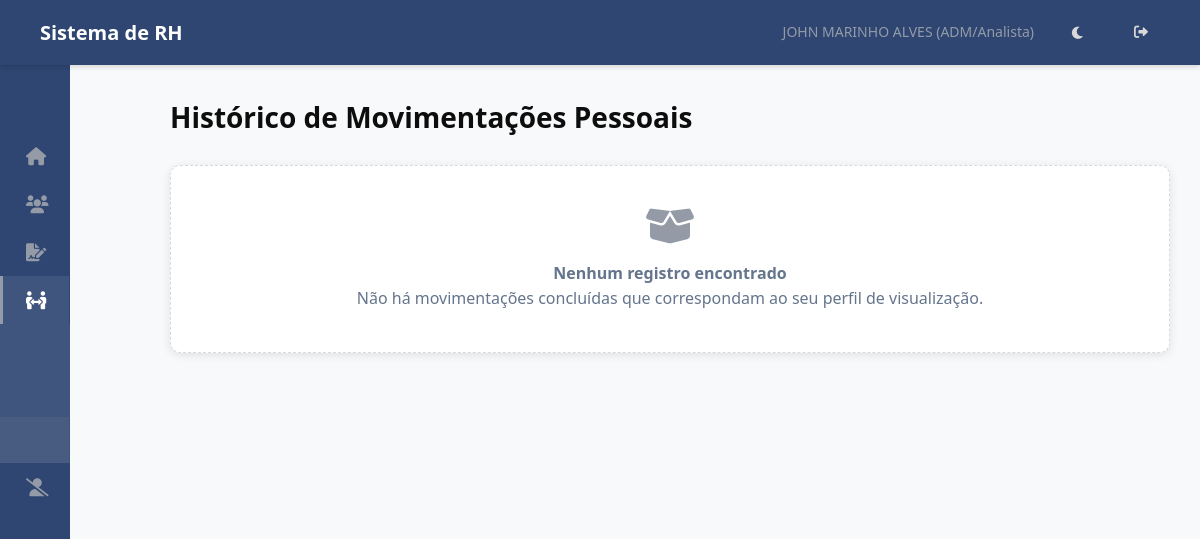
/mp/historico/ (signed in), run on an earlier commit of the app's database.
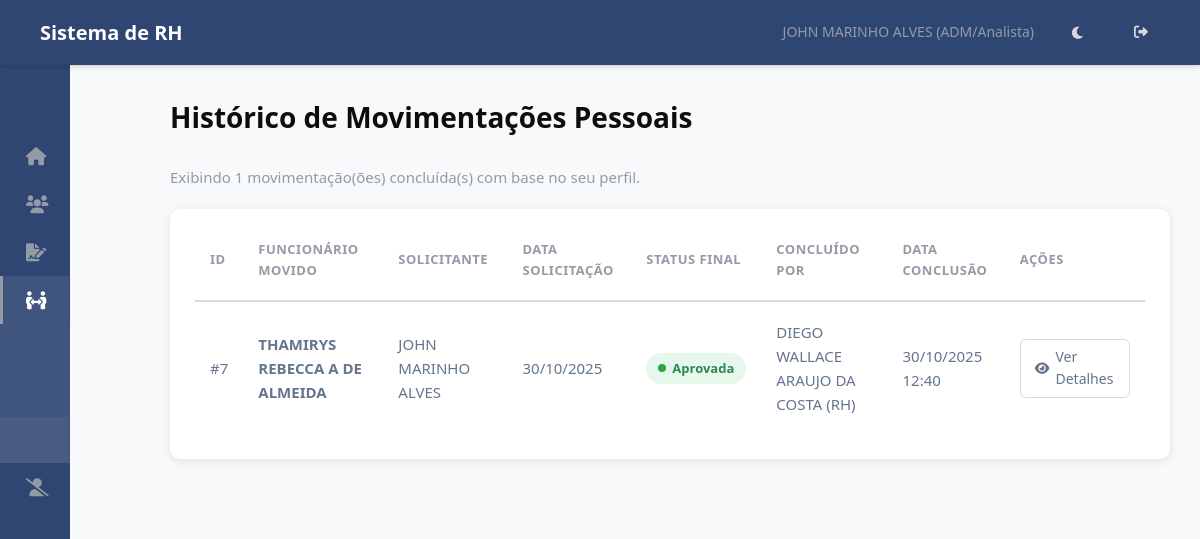
And on a later commit of the database.
### hierarquia/models.py (models this page shows, shortened)
class MovimentacaoPessoal(models.Model):
    STATUS_MP_CHOICES = [
        ('pendente_gestores', 'Pendente Gestores (Atual e Proposto)'), # Novo status inicial
        ('pendente_rh', 'Pendente RH'),
        ('aprovada', 'Aprovada'),
        ('rejeitada', 'Rejeitada'),
    ]
    solicitante = models.ForeignKey(Funcionario, on_delete=models.PROTECT, related_name='mps_solicitadas', verbose_name="Solicitante (ADM)")
    funcionario_movido = models.ForeignKey(Funcionario, on_delete=models.PROTECT, related_name='movimentacoes', verbose_name="Funcionário a ser Movido")
    criado_em = models.DateTimeField(auto_now_add=True, verbose_name="Data da Solicitação")
    atualizado_em = models.DateTimeField(auto_now=True)
    cargo_atual = models.ForeignKey(Cargo, on_delete=models.PROTECT, related_name='+', verbose_name="Cargo Atual", null=True, blank=True)
    setor_atual = models.ForeignKey(Setor, on_delete=models.PROTECT, related_name='+', verbose_name="Setor Atual", null=True, blank=True)
    salario_atual = models.DecimalField(max_digits=10, decimal_places=2, null=True, blank=True, verbose_name="Salário Atual")
    cargo_proposto = models.ForeignKey(Cargo, on_delete=models.PROTECT, related_name='+', verbose_name="Cargo Proposto")
    setor_proposto = models.ForeignKey(Setor, on_delete=models.PROTECT, related_name='+', verbose_name="Setor Proposto")
    salario_proposto = models.DecimalField(max_digits=10, decimal_places=2, null=True, blank=True, verbose_name="Salário Proposto")
    data_efetiva = models.DateField(verbose_name="Data Efetiva da Movimentação")
    justificativa = models.TextField(verbose_name="Justificativa da Movimentação")
    status = models.CharField(max_length=30, choices=STATUS_MP_CHOICES, default='pendente_gestores', verbose_name="Status da Movimentação")
    aprovador_gestor_proposto = models.ForeignKey(Funcionario, on_delete=models.SET_NULL, null=True, blank=True, related_name='mps_para_aprovar_proposto')
    aprovador_gestor_atual = models.ForeignKey(Funcionario, on_delete=models.SET_NULL, null=True, blank=True, related_name='mps_para_aprovar_atual')
    aprovador_rh = models.ForeignKey(Funcionario, on_delete=models.SET_NULL, null=True, blank=True, related_name='mps_para_aprovar_rh')
    gestor_proposto_aprovou = models.BooleanField(default=False, verbose_name="Gestor Proposto Aprovou?")
    data_aprovacao_gestor_proposto = models.DateTimeField(null=True, blank=True)
    gestor_atual_aprovou = models.BooleanField(default=False, verbose_name="Gestor Atual Aprovou?")
    data_aprovacao_gestor_atual = models.DateTimeField(null=True, blank=True)
    aprovado_por_rh = models.ForeignKey(Funcionario, on_delete=models.SET_NULL, null=True, blank=True, related_name='mps_aprovadas_rh')
    data_aprovacao_rh = models.DateTimeField(null=True, blank=True)
    rejeitado_por = models.ForeignKey(Funcionario, on_delete=models.SET_NULL, null=True, blank=True, related_name='mps_rejeitadas')
    data_rejeicao = models.DateTimeField(null=True, blank=True)
    observacao_rejeicao = models.TextField(blank=True, null=True, help_text="Motivo da rejeição.")
    class Meta:
        verbose_name = "Movimentação Pessoal"
        verbose_name_plural = "Movimentações Pessoais"
        ordering = ['-criado_em']

class Funcionario(models.Model):
    usuario = models.OneToOneField(User, on_delete=models.SET_NULL, null=True, blank=True, related_name='funcionario')
    nome = models.CharField(max_length=255)
    data_nascimento = models.DateField(blank=True, null=True)
    cpf = models.CharField(max_length=14, unique=True, validators=[cpf_validator])
    data_admissao = models.DateField()
    cargo = models.ForeignKey(Cargo, on_delete=models.PROTECT, related_name='funcionarios')
    setor_primario = models.ForeignKey(
        Setor,
        on_delete=models.PROTECT, # Protege contra exclusão de setor com funcionários
        related_name='funcionarios_primarios', # Nome para acesso reverso
        verbose_name='Setor Principal',
        null=True, # TEMPORARIAMENTE True para facilitar migração inicial, depois pode ser False
        blank=True # TEMPORARIAMENTE True
    )
    setores_responsaveis = models.ManyToManyField(
        Setor,
        related_name='responsaveis', # Permite Setor.responsaveis.all()
        blank=True, # Muitos funcionários não serão responsáveis por nenhum setor
        verbose_name='Setores Responsáveis'
    )
    centro_servico = models.ForeignKey(CentroServico, on_delete=models.SET_NULL, null=True, blank=True, related_name='funcionarios')
    ativo = models.BooleanField(default=True)
    criado_em = models.DateTimeField(auto_now_add=True)
    atualizado_em = models.DateTimeField(auto_now=True)
    class Meta:
        ordering = ['nome']
        verbose_name = 'Funcionário'
        verbose_name_plural = 'Funcionários'

### hierarquia/views.py (the view, shortened to what this page needs)
# urls.py: path('mp/historico/', views.HistoricoMPListView.as_view(), name='historico_mps'),
class HistoricoMPListView(BasePermissionMixin, ListView):
    model = MovimentacaoPessoal
    template_name = 'rh/historico_mps_list.html' # <- Vamos criar
    context_object_name = 'movimentacoes'
    paginate_by = 20
    def get_queryset(self):
        user_func = self.funcionario_logado
        if not user_func or not user_func.cargo:
            if self.request.user.is_superuser:
                 return MovimentacaoPessoal.objects.filter(status__in=['aprovada', 'rejeitada']).order_by('-criado_em')
            return MovimentacaoPessoal.objects.none()
        user_nivel = user_func.cargo.nivel
        finished_qs = MovimentacaoPessoal.objects.filter(
            status__in=['aprovada', 'rejeitada']
        )
        is_rh_dp = False
        if user_func.setor_primario:
            rh_dp_setores = ['RECURSOS HUMANOS', 'DEPARTAMENTO DE PESSOAL']
            if user_func.setor_primario.nome.upper() in [s.upper() for s in rh_dp_setores]:
                 is_rh_dp = True
        if is_rh_dp or user_nivel == 1 or self.request.user.is_superuser:
            return finished_qs.order_by('-criado_em')
        if user_nivel == 4 or user_nivel == 5:
            return finished_qs.filter(
                solicitante=user_func
            ).order_by('-criado_em')
        return MovimentacaoPessoal.objects.none()
    def get_context_data(self, **kwargs):
        context = super().get_context_data(**kwargs)
        context['titulo_pagina'] = "Histórico de Movimentações Pessoais"
        return context

### hierarquia/templatetags/rh_tags.py (called while the page is built)
@register.simple_tag
def is_rh_or_dp(funcionario):
    if funcionario and funcionario.setor_primario:
        if funcionario.setor_primario.nome.upper() in (s.upper() for s in RH_DP_SETORES):
            return True
    return False

### hierarquia/views.py (called while the page is built)
    def test_func(self):
        try:
            self.funcionario_logado = Funcionario.objects.get(usuario=self.request.user)
            return True
        except Funcionario.DoesNotExist:
            self.permission_denied_message = 'Não foi encontrado um perfil de funcionário associado ao seu usuário.'
            return False

### templates/rh/historico_mps_list.html (shortened to what this page needs)
{% extends 'base.html' %}
{% load static %}
{% block extra_css %}
    <link rel="stylesheet" href="{% static 'css/rh/historico_mps_list.css' %}">
{% endblock extra_css %}
{% block content %}
<div class="list-container">
    <div class="page-header">
        <h1>{{ titulo_pagina|default:"Histórico de Movimentações" }}</h1>
    </div>
    {% if movimentacoes %}
        <p class="text-muted">Exibindo {{ movimentacoes|length }} movimentação(ões) concluída(s) com base no seu perfil.</p>
        <div class="table-responsive">
            <table class="data-table">
                <thead>
                    <tr>
                        <th>ID</th>
                        <th>Funcionário Movido</th>
                        <th>Solicitante</th>
                        <th>Data Solicitação</th>
                        <th>Status Final</th>
                        <th>Concluído Por</th>
                        <th>Data Conclusão</th>
                        <th>Ações</th>
                    </tr>
                </thead>
                <tbody>
                    {% for mp in movimentacoes %}
                    <tr>
                        <td>#{{ mp.id }}</td>
                        <td><strong>{{ mp.funcionario_movido.nome }}</strong></td>
                        <td>{{ mp.solicitante.nome }}</td>
                        <td>{{ mp.criado_em|date:"d/m/Y" }}</td>
                        <td>
                            <span class="status-badge status-{{ mp.status }}">{{ mp.get_status_display }}</span>
                        </td>
                        <td>
                            {% if mp.status == 'aprovada' %}
                                {{ mp.aprovado_por_rh.nome|default:"-" }} (RH)
                            {% elif mp.status == 'rejeitada' %}
                                {{ mp.rejeitado_por.nome|default:"-" }}
                            {% else %}
                                -
                            {% endif %}
                        </td>
                        <td>
                            {% if mp.status == 'aprovada' %}
                                {{ mp.data_aprovacao_rh|date:"d/m/Y H:i" }}
                            {% elif mp.status == 'rejeitada' %}
                                {{ mp.data_rejeicao|date:"d/m/Y H:i" }}
                            {% else %}
                                -
                            {% endif %}
                        </td>
                        <td>
                            <a href="{% url 'detalhar_mp' mp.pk %}" class="btn-action-view">
                                <i class="fas fa-eye"></i> Ver Detalhes
                            </a>
                        </td>
                    </tr>
                    {% endfor %}
                </tbody>
            </table>
        </div>
    {% else %}
        <div class="no-results">
            <i class="fas fa-box-open"></i>
            <h4>Nenhum registro encontrado</h4>
            <p>Não há movimentações concluídas que correspondam ao seu perfil de visualização.</p>
        </div>
    {% endif %}
</div>
{% endblock content %}

What changed in the data, as far as the page shows it:
added MovimentacaoPessoal: id "7", funcionario_movido.nome "THAMIRYS REBECCA A DE ALMEIDA", solicitante.nome "JOHN MARINHO ALVES", criado_em "30/10/2025", status "Aprovada", aprovado_por_rh.nome "DIEGO WALLACE ARAUJO DA COSTA", data_aprovacao_rh "30/10/2025 12:40"
Also different on the page:
{{ movimentacoes|length }}: (not shown) → "1"
text no longer shown: "Nenhum registro encontrado Não há movimentações concluídas que correspondam ao seu perfil de visualização."
text now shown: "Exibindo movimentação(ões) concluída(s) com base no seu perfil. ID FUNCIONÁRIO MOVIDO SOLICITANTE DATA SOLICITAÇÃO STATUS FINAL CONCLUÍDO POR DATA CONCLUSÃO AÇÕES"
